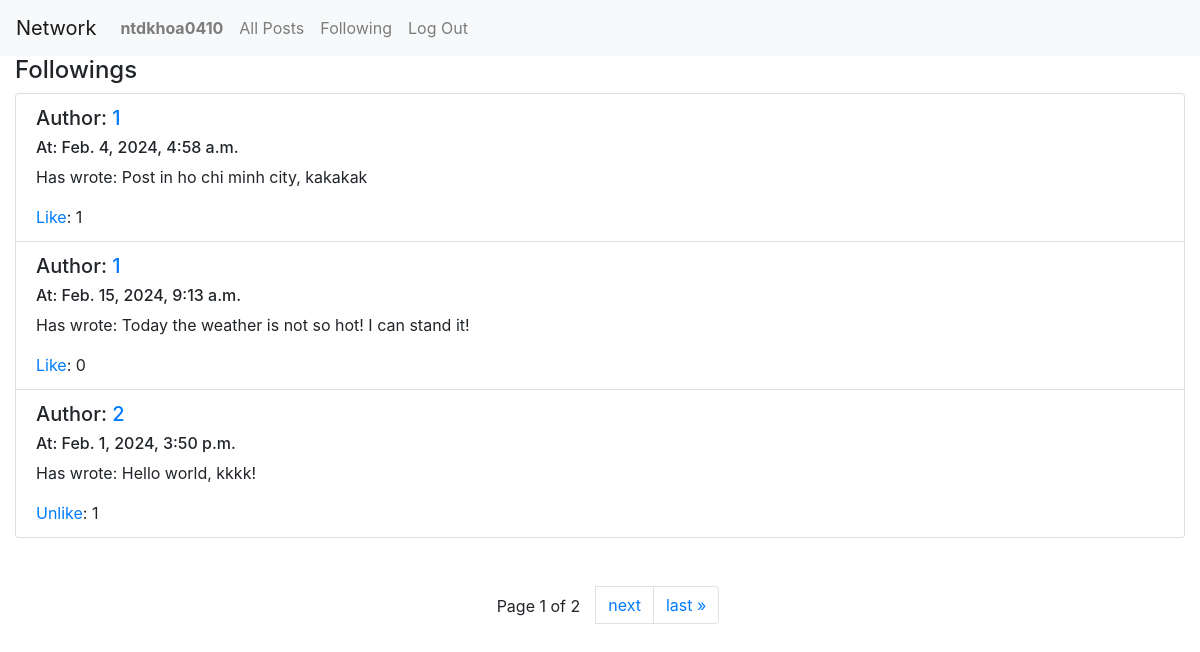
The page /following (signed in) on the database its author committed.
### network/models.py (models this page shows, shortened)
class User(AbstractUser):
    pass

class Post(models.Model):
    content = models.TextField(blank=False)
    author = models.ForeignKey("User", on_delete=models.CASCADE, related_name="author")
    timestamp = models.DateTimeField(auto_now_add=True)
    likers = models.ManyToManyField("User", related_name="liked_posts", blank=True)

### network/views.py (the view)
# urls.py: path("following", views.following, name="following"),
def following(request):
    currentUser = User.objects.get(pk=request.user.id)
    currentUser_followings = Following_System.objects.get(user=currentUser).following
    allPosts = Post.objects.all().order_by("-timestamp").reverse()
    followingPosts = []
    for user in currentUser_followings.all():
        for post in allPosts:
            if post.author == user:
                followingPosts.append(post)
    post_likers_ids = {post.id: list(post.likers.values_list('id', flat=True)) for post in followingPosts}
    paginator = Paginator(followingPosts, 3)
    page_number = request.GET.get('page')
    page_obj = paginator.get_page(page_number)
    return render(request, "network/following.html",{
        "page_obj": page_obj,
        "post_likers_ids" : post_likers_ids
    })

### network/views.py (called while the page is built)
@register.filter
def get_item(dictionary, key):
    return dictionary.get(key)

### network/templates/network/following.html (shortened to what this page needs)
{% extends "network/layout.html" %}
{% load static %}
{% block body %}
    <h4>Followings</h4>
    <div>
        {% for post in page_obj %}
        <div class="list-group-item">
            <h5>Author: <a href="{% url 'profile' user_id=post.author_id %}">{{ post.author }}</a> </h5>
            <h6>At: {{post.timestamp}}</h6>
            <p>Has wrote: {{post.content}}</p>
            {% with post_id=post.id %}
                {% if user.id in post_likers_ids|get_item:post_id %}
                    {% with likes_num=post_likers_ids|get_item:post_id|length %}
                        <p id="like_no_of_post_{{post.id}}" class="likes"><a id="like_manager_{{post.id}}" href="javascript:void(0)" onclick="likeUpdater({{post.id}},{{user.id}},true,{{likes_num}})">Unlike</a>: {{likes_num}}</p>
                    {% endwith %}
                {% else %}
                    {% with likes_num=post_likers_ids|get_item:post_id|length %}
                        <p id="like_no_of_post_{{post.id}}" class="likes"><a id="like_manager_{{post.id}}" href="javascript:void(0)" onclick="likeUpdater({{post.id}},{{user.id}},false,{{likes_num}})">Like</a>: {{likes_num}}</p>
                    {% endwith %}
                {% endif %}
            {% endwith %}
        </div>
        {% endfor %}
    </div>
    <div id="toggle" class="d-flex align-items-center justify-content-center my-5">
        <nav>
            <ul class="pagination">
                <li class="page-item mx-3">
                    <p class="text-center mt-2"> Page {{page_obj.number}} of {{page_obj.paginator.num_pages}} </p>
                </li>
                {% if page_obj.has_next %}
                    <li class="page-item"><a class="page-link" href="?page={{page_obj.next_page_number}}">next</a></li>
                    <li class="page-item"><a class="page-link" href="?page={{ page_obj.paginator.num_pages }}">last &raquo;</a></li>
                {% endif %}
            </ul>
        </nav>
    </div>
{% endblock %}

### network/templates/network/layout.html (shortened to what this page needs)
{% load static %}
<!DOCTYPE html>
<html lang="en">
    <head>
        <link rel="stylesheet" href="https://stackpath.bootstrapcdn.com/bootstrap/4.4.1/css/bootstrap.min.css">
        <link href="{% static 'network/styles.css' %}" rel="stylesheet">
    </head>
    <body>
        <nav class="navbar navbar-expand-lg navbar-light bg-light">
            <a class="navbar-brand showallPosts" href="{% url 'index' %}">Network</a>
            <div>
              <ul class="navbar-nav mr-auto">
                {% if user.is_authenticated %}
                    <li class="nav-item">
                        <a class="nav-link" href="{% url 'profile' user_id=user.id %}"><strong>{{ user.username }}</strong></a>
                    </li>
                {% endif %}
                <li class="nav-item">
                  <a class="nav-link showallPosts" href="{% url 'index' %}">All Posts</a>
                </li>
                {% if user.is_authenticated %}
                    <li class="nav-item">
                        <a class="nav-link" href="{% url 'following' %}">Following</a>
                    </li>
                    <li class="nav-item">
                        <a class="nav-link" href="{% url 'logout' %}">Log Out</a>
                    </li>
                {% endif %}
              </ul>
            </div>
          </nav>
        <div class="body container-fluid">
            {% block body %}
            {% endblock %}
        </div>
    </body>
</html>

### network/static/network/styles.css (style rules this page uses)
.likes { margin-bottom: 0; }

### rows shown on the page
User: username "ntdkhoa0410"
Post: author "1", timestamp "Feb. 4, 2024, 4:58 a.m.", content "Post in ho chi minh city, kakakak"
Post: author "1", timestamp "Feb. 15, 2024, 9:13 a.m.", content "Today the weather is not so hot! I can stand it!", likes_num "0"
Post: author "2", timestamp "Feb. 1, 2024, 3:50 p.m.", content "Hello world, kkkk!", likes_num "1"

### other values the page prints
{{ page_obj.number }} "1"
{{ page_obj.paginator.num_pages }} "2"
